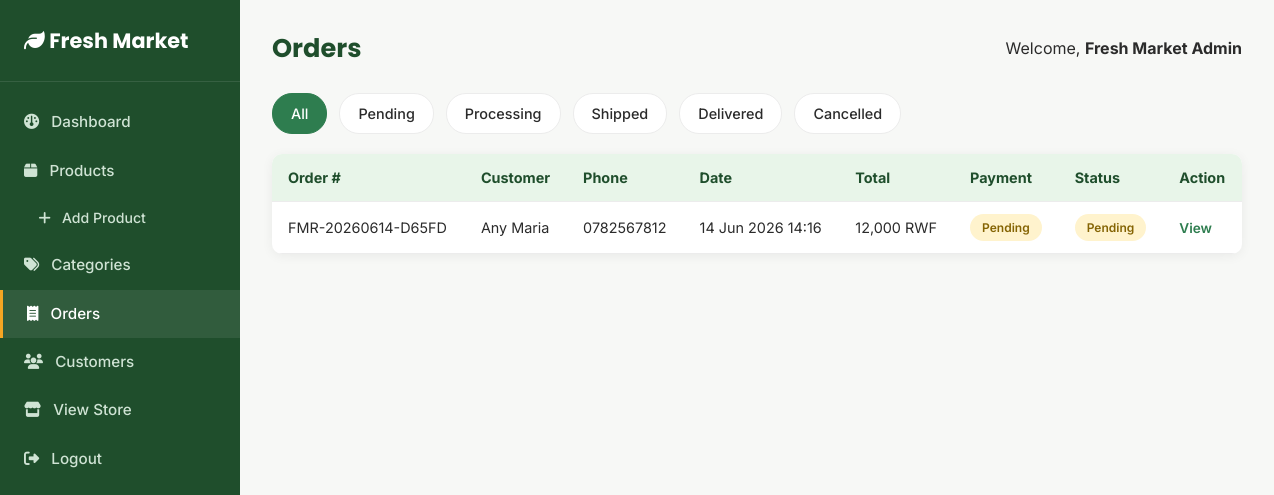
The app's page /admin/orders.php (signed in) with its own data.
### tables this page shows
CREATE TABLE `orders` (
  `order_id` int(11) NOT NULL,
  `customer_id` int(11) DEFAULT NULL,
  `order_number` varchar(30) NOT NULL,
  `full_name` varchar(120) NOT NULL,
  `email` varchar(150) NOT NULL,
  `phone` varchar(20) NOT NULL,
  `address` varchar(255) NOT NULL,
  `district` varchar(100) NOT NULL,
  `payment_method` enum('mobile_money','cash_on_delivery') NOT NULL DEFAULT 'mobile_money',
  `momo_number` varchar(20) DEFAULT NULL,
  `payment_status` enum('pending','paid','failed') DEFAULT 'pending',
  `order_status` enum('pending','processing','shipped','delivered','cancelled') DEFAULT 'pending',
  `subtotal` decimal(10,2) NOT NULL,
  `delivery_fee` decimal(10,2) NOT NULL DEFAULT 0.00,
  `total_amount` decimal(10,2) NOT NULL,
  `notes` text DEFAULT NULL,
  `created_at` timestamp NOT NULL DEFAULT current_timestamp()
);

### includes/functions.php (called while the page is built, shortened)
<?php
function formatPrice($amount) {
    return number_format($amount, 0) . ' RWF';
}
function e($value) {
    return htmlspecialchars($value ?? '', ENT_QUOTES, 'UTF-8');
}

### admin/orders.php (the view, shortened to what this page needs)
<?php
require_once __DIR__ . '/../includes/functions.php';
$statusFilter = $_GET['status'] ?? '';
$sql = "SELECT * FROM orders";
$params = [];
$sql .= " ORDER BY created_at DESC";
$stmt = $pdo->prepare($sql);
$stmt->execute($params);
$orders = $stmt->fetchAll();
require __DIR__ . '/includes/header.php';
?>
<div class="filter-bar" style="justify-content:flex-start;margin-bottom:20px;">
    <a href="orders.php" class="<?= $statusFilter === '' ? 'active' : '' ?>">All</a>
    <?php foreach (['pending','processing','shipped','delivered','cancelled'] as $st): ?>
        <a href="orders.php?status=<?= $st ?>" class="<?= $statusFilter === $st ? 'active' : '' ?>"><?= ucfirst($st) ?></a>
    <?php endforeach; ?>
</div>
<div class="admin-table-wrap">
    <table class="admin-table">
        <thead>
            <tr>
                <th>Order #</th>
                <th>Customer</th>
                <th>Phone</th>
                <th>Date</th>
                <th>Total</th>
                <th>Payment</th>
                <th>Status</th>
                <th>Action</th>
            </tr>
        </thead>
        <tbody>
            <?php foreach ($orders as $o): ?>
            <tr>
                <td><?= e($o['order_number']) ?></td>
                <td><?= e($o['full_name']) ?></td>
                <td><?= e($o['phone']) ?></td>
                <td><?= date('d M Y H:i', strtotime($o['created_at'])) ?></td>
                <td><?= formatPrice($o['total_amount']) ?></td>
                <td><span class="status-pill status-<?= e($o['payment_status']) ?>"><?= e(ucfirst($o['payment_status'])) ?></span></td>
                <td><span class="status-pill status-<?= e($o['order_status']) ?>"><?= e(ucfirst($o['order_status'])) ?></span></td>
                <td class="action-links"><a href="order-detail.php?id=<?= $o['order_id'] ?>" class="edit">View</a></td>
            </tr>
            <?php endforeach; ?>
        </tbody>
    </table>
</div>
<?php require __DIR__ . '/includes/footer.php'; ?>

### assets/css/style.css (style rules this page uses)
:root { --green-dark: #1f4e2c; --green: #2e7d4f; --green-light: #e8f5e9; --accent: #f5a623; --accent-dark: #d6890a; --gray-100: #f7f8f6; --gray-200: #ececec; --gray-500: #767676; --gray-800: #2b2b2b; --white: #ffffff; --radius: 10px; --shadow: 0 2px 12px rgba(0,0,0,0.06); --shadow-md: 0 6px 24px rgba(0,0,0,0.10); --font-heading: 'Poppins', 'Segoe UI', sans-serif; --font-body: 'Inter', 'Segoe UI', sans-serif; }
* { margin: 0; padding: 0; box-sizing: border-box; }
body { font-family: var(--font-body); color: var(--gray-800); background: var(--gray-100); line-height: 1.6; }
a { text-decoration: none; color: inherit; }
.filter-bar { display: flex; gap: 12px; flex-wrap: wrap; margin-bottom: 28px; justify-content: center; }
.filter-bar a { padding: 8px 18px; border-radius: 20px; background: var(--white); border: 1px solid var(--gray-200); font-size: 0.9rem; font-weight: 500; color: var(--gray-800); }
.filter-bar a.active, .filter-bar a:hover { background: var(--green); color: var(--white); border-color: var(--green); }
.admin-body { background: var(--gray-100); }
.admin-table-wrap { background: var(--white); border-radius: var(--radius); box-shadow: var(--shadow); overflow-x: auto; }
.admin-table { width: 100%; border-collapse: collapse; min-width: 600px; }
.admin-table th, .admin-table td { padding: 12px 16px; text-align: left; border-bottom: 1px solid var(--gray-200); font-size: 0.9rem; white-space: nowrap; }
.admin-table th { background: var(--green-light); color: var(--green-dark); position: sticky; top: 0; }
.status-pill { display: inline-block; padding: 4px 12px; border-radius: 20px; font-size: 0.75rem; font-weight: 600; }
.status-pending { background: #fff3cd; color: #856404; }
.action-links a { margin-right: 10px; font-size: 0.85rem; font-weight: 600; }
.action-links .edit { color: var(--green); }

### records on screen
orders: order_number "FMR-20260614-D65FD", full_name "Any Maria", phone "0782567812", created_at "14 Jun 2026 14:16", total_amount "12,000 RWF", payment_status "Pending", order_status "Pending"

### other values on screen
$pageTitle "Orders"
$_SESSION['admin_name'] "Fresh Market Admin"
$st "Pending"
$st "Processing"
$st "Shipped"
$st "Delivered"
$st "Cancelled"
